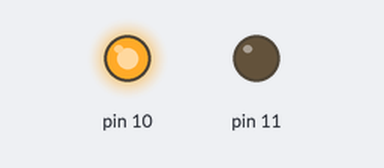
The sketch below on a simulated Arduino Uno, built with avr-gcc and run on an emulated ATmega328P. Parts: output pins drawn as LEDs (lit = HIGH).

Above: at 1.0 s.
At 5.0 s:
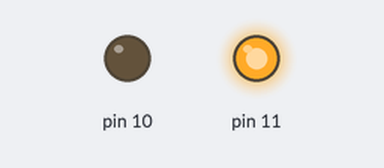
At 7.0 s:
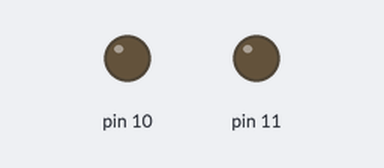
Timing chart, 0 to 10.4 s (numbered marks = the images above):
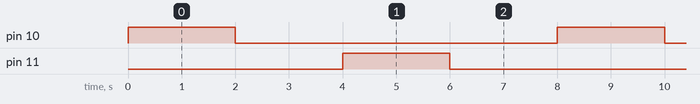

Measured:
- by itself, pin 10, pin 11: alternates HIGH for 2.0 s and LOW for 6.0 s
- by itself, everything shown: repeats every 8.0 s, in 4 steps

The sketch:

InvertirGiroDeUnMotorPorTiempos_Pag30_.ino
```cpp
/* TRANSCRITO  POR GUSTAVO JARRO CALLIZAYA*/
 /*DEL*/
 /*TEXTO: ROBOTICA CON ARDUINO 4º (SECUNDARIA COMUNITARIA PRODUCTIVA
 * ) "TECHHOME"*/
  /* PRACTICA: INVERTIR GIRO DEL MOTOR POR TIEMPOS
  PAGINA  30 DEL TEXTO*   */

void setup() {
  // put your setup code here, to run once:
pinMode(10, OUTPUT);
pinMode(11, OUTPUT);

}

void loop() {
  // put your main code here, to run repeatedly:
digitalWrite(10, HIGH);
digitalWrite(11, LOW);
delay(2000);
digitalWrite(10, LOW);
digitalWrite(11, LOW);
delay(2000);
digitalWrite(10, LOW);
digitalWrite(11, HIGH);
delay(2000);
digitalWrite(10, LOW);
digitalWrite(11, LOW);
delay(2000);
}
```
